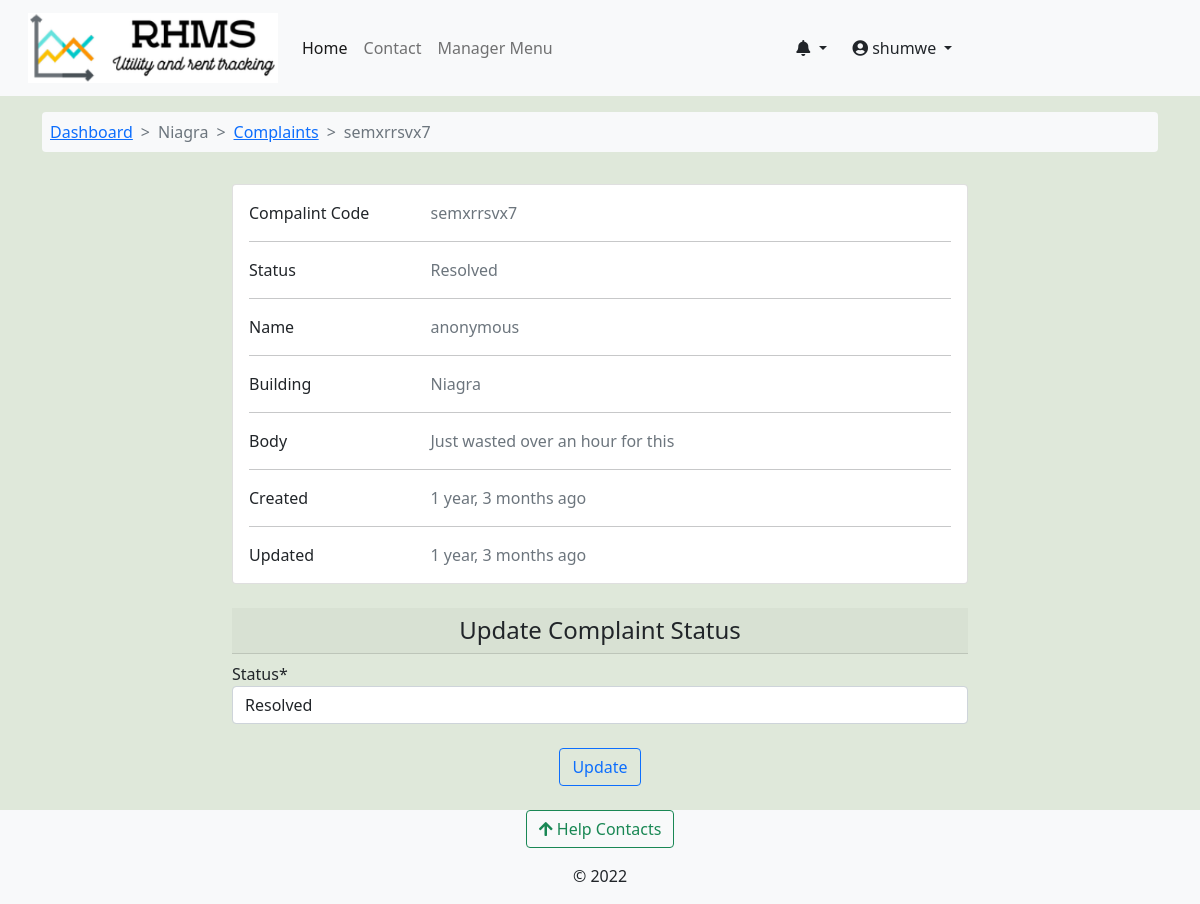
/crm/update-complaint/niagra-bumnsd-sd-djks/semxrrsvx7/ (signed in), run on the app's committed database.
### accounts/models.py (models this page shows, shortened)
class User(AbstractUser):
    avatar = models.ImageField(upload_to=get_avatar_path, default='no-avatar.png')
    is_verified = models.BooleanField(default=False)
    is_tenant = models.BooleanField(default=False)
    is_manager = models.BooleanField(default=False)

### rental_property/models.py (models this page shows, shortened)
class Building(models.Model):
    STATUS_CHOICES = [
        ('op', 'Vacancies Available'),
        ('um', 'Under Maintanance'),
        ('fo', 'Fully Occupied'),
        ('dc', 'Decomisioned'),
    ]
    estate = models.ForeignKey(Estate, on_delete=models.CASCADE, null=True, blank=True)
    name = models.CharField(max_length=100)
    slug = models.SlugField(max_length=100, unique=True)
    registered_owner = models.CharField(max_length=50)
    manager = models.ForeignKey(Managers, on_delete=models.CASCADE, related_name='building_manager')
    added_by = models.ForeignKey(User, on_delete=models.DO_NOTHING)
    address_line = models.CharField(max_length=50)
    cover_image = models.ImageField(upload_to='building-cover', null=True, blank=True)
    county = models.ForeignKey(Counties, on_delete=models.CASCADE)
    country = models.CharField(max_length=50, default='Kenya')
    building_status = models.CharField(max_length=5, choices=STATUS_CHOICES)
    added = models.DateTimeField(default=datetime.now)
    updated = models.DateTimeField(auto_now=True)

### complaints/models.py (models this page shows, shortened)
class Complaints(models.Model):
    STATUS_CHOICES = [
        ('received', 'Received'),
        ('resolved', 'Resolved'),
    ]
    complaint_code = models.CharField(max_length=15, unique=True, blank=True, null=True)
    name = models.CharField(max_length=60, default='anonymous', help_text='Ignore field for an anonymous complaint')
    body = models.TextField(max_length=2000, verbose_name='Content')
    building = models.ForeignKey(Building, on_delete=models.CASCADE)
    status = models.CharField(max_length=12, choices=STATUS_CHOICES,default='received')
    created = models.DateTimeField(default=datetime.now)
    updated = models.DateTimeField(auto_now=True)
    class Meta:
        verbose_name_plural = 'Complaints'

### complaints/views.py (the view)
# urls.py: path('update-complaint/<slug:building_slug>/<slug:complaint_code>/', views.complaint_update, name='complaint_update'),
@login_required
@user_passes_test(lambda user: user.is_manager==True, login_url='profile')
def complaint_update(request, building_slug, complaint_code):
    building = Building.objects.get(slug=building_slug)
    complaint = Complaints.objects.get(building=building,complaint_code=complaint_code)
    if request.method == 'POST':
        update_form = UpdateComplaintForm(request.POST, instance=complaint)
        if update_form.is_valid():
            update_form.save()
            messages.success(request, 'Complaint status updates')
            return redirect('building-complaints', building_slug=building.slug)
    else:
        update_form = UpdateComplaintForm(instance=complaint)
    context = {'building':building, 'update_form':update_form, 'complaint':complaint}
    return render(request, 'complaints/complaint_update.html', context)

### complaints/forms.py
class UpdateComplaintForm(forms.ModelForm):
    class Meta:
        model = Complaints
        fields = ['status',]

### accounts/context_processors.py (called while the page is built)
def get_notifications(request):
    user = request.user
    if user.is_authenticated:
        notifications = UserNotifications.objects.filter(
            user_id=user).order_by('-created')[:7]
        return dict(notifications=notifications)
    else:
        return {'false': False}

### complaints/context_processors.py (called while the page is built)
def get_contacts(request):
    user = request.user
    if user.is_authenticated:
        if user.is_tenant:
            tenant = Tenants.objects.get(associated_account=user)
            building = Building.objects.get(id=tenant.rented_unit.building_id)
            contacts = HelpContacts.objects.filter(associated_building=building)
            return dict(contacts=contacts)
        elif user.is_manager:
            contacts = HelpContacts.objects.all()
            return dict(contacts=contacts)
        else:
            contacts = HelpContacts.objects.filter(make_publicly_available=True)
            return dict(contacts=contacts)
    else:
        contacts = HelpContacts.objects.filter(make_publicly_available=True)
        return dict(contacts=contacts)

### rental_property/context_processors.py (called while the page is built)
def my_managed_buildings(request):
    user_instance = request.user
    if user_instance.is_authenticated:
        manager_instance = Managers.objects.filter(associated_account=user_instance)[:1]
        managed_buildings = Building.objects.filter(manager=manager_instance)
        return dict(managed_buildings=managed_buildings)
    else:
        return {'False': False,}

### complaints/templates/complaints/complaint_update.html (shortened to what this page needs)
{% extends 'base.html' %}
{% load crispy_forms_tags %}
{% block content %}
<nav class="container mt-3">
  <ol class="breadcrumb bg-light p-2 rounded-2">
      <li class="breadcrumb-item "><a href="{% url 'building-dashboard' building.slug %}">Dashboard</a></li>
      <li class="breadcrumb-item active"> {{building.name}} </li>
      <li class="breadcrumb-item"><a href="{% url 'building-complaints' building.slug %}">Complaints</a></li>
      <li class="breadcrumb-item active"> {{complaint.complaint_code}} </li>
  </ol>
</nav>
<section class="container mt-3">
    <div class="row justify-content-center">
        <div class="container">
            <div class="row d-flex justify-content-center">
              <div class="col-md-8">
                      <div class="card mb-4">
                        <div class="card-body">
                            <div class="row">
                                <div class="col-sm-3">
                                  <p class="mb-0">Compalint Code</p>
                                </div>
                                <div class="col-sm-9">
                                  <p class="text-muted mb-0">{{complaint.complaint_code}}</p>
                                </div>
                              </div>
                              <hr>
                              <div class="row">
                                <div class="col-sm-3">
                                  <p class="mb-0">Status</p>
                                </div>
                                <div class="col-sm-9">
                                  <p class="text-muted mb-0">{{complaint.get_status_display}}</p>
                                </div>
                              </div>
                              <hr>
                          <div class="row">
                            <div class="col-sm-3">
                              <p class="mb-0">Name</p>
                            </div>
                            <div class="col-sm-9">
                              <p class="text-muted mb-0">{{complaint.name}}</p>
                            </div>
                          </div>
                          <hr>
                          <div class="row">
                            <div class="col-sm-3">
                              <p class="mb-0">Building</p>
                            </div>
                            <div class="col-sm-9">
                              <p class="text-muted mb-0">{{building.name}}</p>
                            </div>
                          </div>
                          <hr>
                          <div class="row">
                            <div class="col-sm-3">
                              <p class="mb-0">Body</p>
                            </div>
                            <div class="col-sm-9">
                              <p class="text-muted mb-0">{{complaint.body|safe}}</p>
                            </div>
                          </div>
                          <hr>
                          <div class="row">
                            <div class="col-sm-3">
                              <p class="mb-0">Created</p>
                            </div>
                            <div class="col-sm-9">
                              <p class="text-muted mb-0">{{complaint.created|timesince }} ago </p>
                            </div>
                          </div>
                          <hr>
                          <div class="row">
                            <div class="col-sm-3">
                              <p class="mb-0">Updated</p>
                            </div>
                            <div class="col-sm-9">
                              <p class="text-muted mb-0">{% if complaint.updated %} {{complaint.updated|timesince }} ago {% else %} Not yet updated {% endif %}</p>
                            </div>
                          </div>
                        </div>
                      </div>
                      <h4 class="card-header text-center">Update Complaint Status</h4>
                    <form class="no-padding" method="POST" enctype="multipart/form-data">
                        <fieldset class="form-group">
                            {{ update_form|crispy }}
                        </fieldset>
                        <br>
                        <div class="form-group text-center">
                            <button class="btn btn-outline-primary" type="submit">Update</button>
                        </div>
                    </form>
                    <br>
                </div>
              </div>
            </div>
          </div>
</section>
{% endblock %}

### templates/base.html (shortened to what this page needs)
<!doctype html>
<html lang="en">
  {% load static %}
  {% load i18n %}
  <head>
    {% load pwa %}
    <link href="https://cdn.jsdelivr.net/npm/bootstrap@5.0.2/dist/css/bootstrap.min.css" rel="stylesheet">
    <link type="text/css" href="{% static 'css/main.css' %}" rel="stylesheet">
    <link rel="stylesheet" href="https://cdnjs.cloudflare.com/ajax/libs/font-awesome/4.7.0/css/font-awesome.min.css">
    <link rel="stylesheet" href="https://pro.fontawesome.com/releases/v5.11.2/css/all.css">
  </head>
  <body class="d-flex flex-column min-vh-100" style="background-color: #dfe8da;">
    <nav class="navbar navbar-expand-lg navbar-light bg-light" aria-label="main-nav">
        <div class="container-fluid">
          <a class="navbar-brand align" href="{% url 'operational-buildings' %}">
                <div class="d-flex">
                    <div class="ms-3 d-flex flex-column">
                      <img src="{% static 'img/rhms_logo2.png' %}" alt="logo" width="250" height="70"/>
                    </div>
                </div>
            </a>
            <div class="collapse navbar-collapse" id="mynav">
                <ul class="navbar-nav mb-lg-0">
                    <li class="nav-item"> <a class="nav-link active" aria-current="page" href="{% url 'operational-buildings' %}">Home</a> </li>
                    <li class="nav-item"> <a class="nav-link" aria-current="page" href="{% url 'core:contact' %}">Contact</a> </li>
                    {% if user.is_manager %}
                    <li class="nav-item"> <a class="nav-link" data-bs-toggle="offcanvas" href="#hrmsCanvas" role="button" aria-controls="hrmsCanvas">Manager Menu</a> </li>
                    {% endif %}
                </ul>
                </div>
                {% if request.user.is_authenticated %}
                <div class="collapse navbar-collapse" id="mynav">
                  <div class="dropdown">
                    <a href="#" class="btn dropdown-toggle" type="button" id="messagesDrop" data-bs-toggle="dropdown" aria-haspopup="true" aria-expanded="false">
                      <em class="fas fa-bell"></em>
                    </a>
                      {% load humanize %}
                  </div>
                <div class="collapse navbar-collapse" id="mynav">
                  <div class="dropdown">
                    <a href="#" class="btn dropdown-toggle" type="button" id="dropdownMenuButton" data-bs-toggle="dropdown" aria-haspopup="true" aria-expanded="false">
                      <em class="fas fa-user-circle"></em> {{ request.user.username }}
                    </a>
                  </div>
                </div>
                {% endif %}
            </div>
    </nav>
    {% block content %}	{% endblock content%}
    <footer class="mt-auto bg-light">
      <div class="mb-3 text-center">
      <button class="btn btn-outline-success" type="button" data-bs-toggle="offcanvas" data-bs-target="#contactsOffcanvas" aria-controls="contactsOffcanvas"><em class="fas fa-arrow-upfas fa-arrow-up"></em> Help Contacts</button>
      </div>
      <div>
        <p class="text-center ">&copy; 2022</p>
  </footer>
  </body>
</html>

### static/css/main.css (style rules this page uses)
:root { --header-height: 3rem; --nav-width: 68px; --first-color-light: #AFA5D9; --white-color: #F7F6FB; --body-font: 'Nunito', sans-serif; --normal-font-size: 1rem; --z-fixed: 100 }
.breadcrumb-item + .breadcrumb-item::before { content: ">"; }

### data on the page
User: user.username "shumwe"
Building: name "Niagra"
Complaints: complaint_code "semxrrsvx7", status "Resolved", name "anonymous", body "Just wasted over an hour for this", created "1 year, 3 months", updated "1 year, 3 months"
